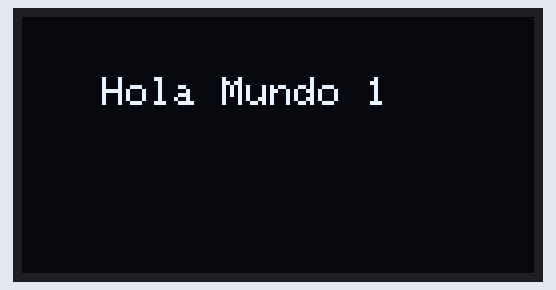
A sketch run on a simulated Arduino Uno, built with avr-gcc and run on an emulated ATmega328P. On the bench: 128×64 one-colour display.

Above: at 0.1 s.
At 2.1 s:
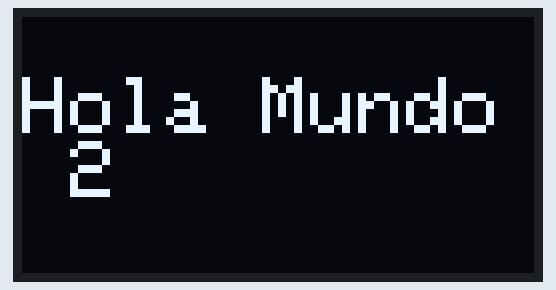
At 4.2 s:
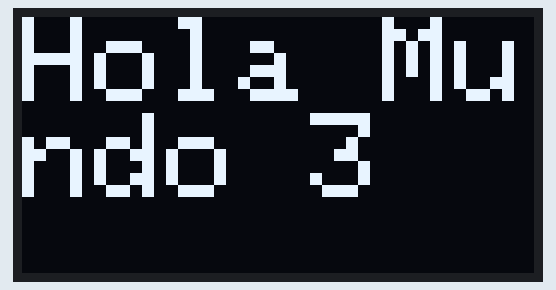
At 6.2 s:
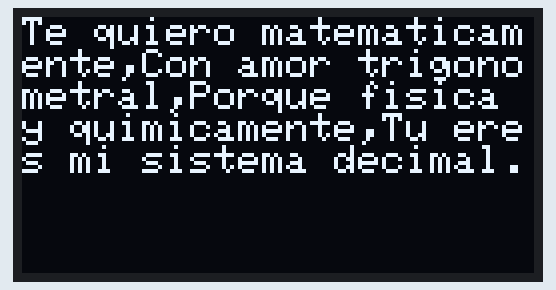

The sketch:

prueba_oled.ino
```cpp
#include <SPI.h>
#include <Wire.h>
#include <Adafruit_GFX.h>
#include <Adafruit_SSD1306.h>

Adafruit_SSD1306 display = Adafruit_SSD1306(128, 64, &Wire);

void setup() {
  display.begin(SSD1306_SWITCHCAPVCC, 0x3C); // Otra direccion es la 0x3D
  display.clearDisplay();
  display.setTextColor(SSD1306_WHITE);
}
void loop() {
  display.clearDisplay();         // Borra la pantalla
  display.setTextSize(1);         // Tamaño de la fuente del texto 1 - 2 - 3 - 4 - 5
  display.setCursor(20,15);       // (X,Y) . (Horizontal, Vertical)
  display.print("Hola Mundo 1");  // texto a mostrar / si es variable sin comillas
  display.display();              // Muestra el Texto en la pantalla
  delay(2000);

  display.clearDisplay();
  display.setTextSize(2);
  display.setCursor(0,15);
  display.print("Hola Mundo 2");
  display.display();
  delay(2000);

  display.clearDisplay();
  display.setTextSize(3);
  display.setCursor(0,0);
  display.print("Hola Mundo 3");
  display.display();
  delay(2000);

  display.clearDisplay();         // Borra la pantalla
  display.setTextSize(1);         // Tamaño de la fuente del texto 1 - 2 - 3 - 4 - 5
  display.setCursor(0,0);       // (X,Y) . (Horizontal, Vertical)
  display.print("Te quiero matematicamente,Con amor trigonometral,Porque fisica y quimicamente,Tu eres mi sistema decimal.");
  display.display();              // Muestra el Texto en la pantalla
  delay(10000);

}
```

Measured:
- by itself, everything shown: repeats every 16.1 s, in 4 steps
- what the display in image 1 shows lasts 2.0 s, from 2.1 s to 4.1 s
- what the display in image 3 shows lasts 10.0 s, from 6.2 s to 16.2 s
